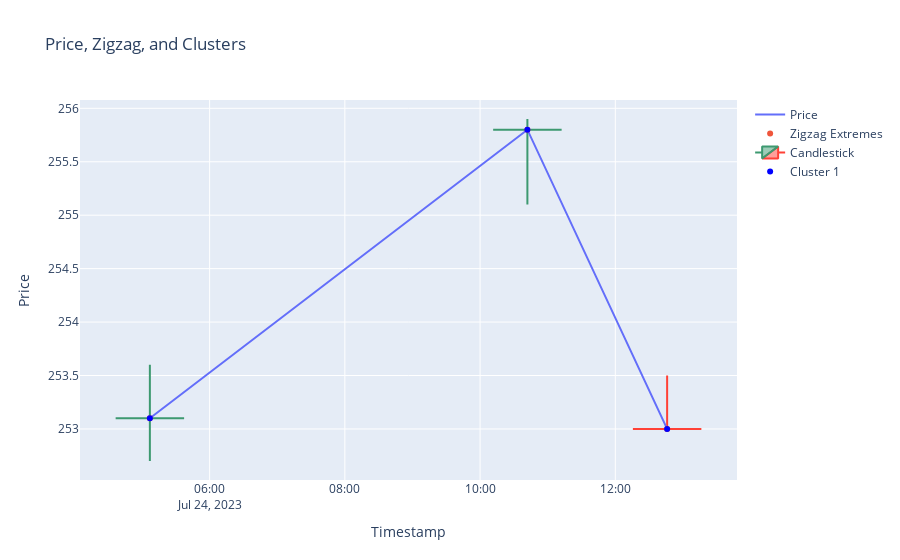

The cell this chart's notebook holds for it:
### Code cell
# Import libraries
import pandas as pd
import numpy as np
import talib
from hmmlearn import hmm
import matplotlib.pyplot as plt
from itertools import combinations
import plotly.graph_objects as go
from sklearn.metrics import silhouette_score

pd.options.plotting.backend = "plotly"
import sys


def zigzag(s, threshold=1.0):
    zz = pd.Series(index=s.index)
    last_zz = s.iloc[0]
    zz.iloc[0] = last_zz
    trend = None

    for i in range(1, len(s)):
        price = s.iloc[i]
        prev = last_zz
        move = price - prev
        pct_move = abs(move) / prev

        if pct_move >= threshold:
            if move > 0 and trend != 1:
                last_zz = price
                zz.iloc[i] = price
                trend = 1
            elif move < 0 and trend != -1:
                last_zz = price
                zz.iloc[i] = price
                trend = -1

    return zz


# Generate synthetic data
data = candles[["Unnamed: 0", "close", "high", "low"]].rename(
    columns={"Unnamed: 0": "timestamp", "close": "price"}
)
data["timestamp"] = data["timestamp"].str[:19]
data.set_index("timestamp", inplace=True)
data = data * 1000

# Calculate Parabolic SAR
data["sar"] = talib.SAR(
    data["price"].values, data["price"].values, acceleration=0.02, maximum=0.2
)

# Add zigzag indicator (simplified for example)
threshold = 1.0  # Define your own threshold
data["zigzag"] = zigzag(data["price"], threshold=0.01)


# Create features
data["sar_position"] = np.where(data["sar"] > data["price"], 1, -1)
data["sar_position_change"] = data["sar_position"].diff()
feature_list = ["sar_position_change"]  # Add more features if needed

# Drop NaN
data.dropna(inplace=True)

# Evaluate clustering with different features
best_score = -1
best_features = None

for feature_combo in combinations(feature_list, 1):  # Single feature for illustration
    features = data[list(feature_combo)].values.reshape(-1, 1)
    model = hmm.GaussianHMM(n_components=2, covariance_type="diag", n_iter=100)
    model.fit(features)
    hidden_states = model.predict(features)

    # Check if there are at least two unique hidden states
    if len(set(hidden_states)) < 2:
        print(
            f"Skipping feature set {feature_combo} due to insufficient unique hidden states."
        )
        continue

    try:
        score = silhouette_score(features, hidden_states)
        if score > best_score:
            best_score = score
            best_features = feature_combo
    except ValueError:
        print(
            f"Cannot calculate silhouette score for feature set {feature_combo}. Skipping."
        )

# Check if we found any suitable feature set for clustering
if best_features is None:
    print("No suitable feature set found for clustering. Exiting.")
    sys.exit()
print(best_features)
# Train the final model with best features
features = data[list(best_features)].values.reshape(-1, 1)
model = hmm.GaussianHMM(n_components=2, covariance_type="diag", n_iter=100)
model.fit(features)
data["hidden_state"] = model.predict(features)

# Create the figure
fig = go.Figure()

# Add Price Line
fig.add_trace(go.Scatter(x=data.index, y=data["price"], mode="lines", name="Price"))

# Add Zigzag points
fig.add_trace(
    go.Scatter(x=data.index, y=data["zigzag"], mode="markers", name="Zigzag Extremes")
)

# Add Candlestick
fig.add_trace(
    go.Candlestick(
        x=data.index,
        open=data["price"],
        high=data["high"],
        low=data["low"],
        close=data["price"],
        name="Candlestick",
    )
)

# Add cluster points
cluster_0 = data[data["hidden_state"] == 0]
cluster_1 = data[data["hidden_state"] == 1]

fig.add_trace(
    go.Scatter(
        x=cluster_0.index,
        y=cluster_0["price"],
        mode="markers",
        marker=dict(color="green"),
        name="Cluster 0",
    )
)
fig.add_trace(
    go.Scatter(
        x=cluster_1.index,
        y=cluster_1["price"],
        mode="markers",
        marker=dict(color="blue"),
        name="Cluster 1",
    )
)

# Customize layout
fig.update_layout(
    title="Price, Zigzag, and Clusters",
    xaxis_title="Timestamp",
    yaxis_title="Price",
    xaxis_rangeslider_visible=False,
)

fig.show()

print(f"Best feature set: {best_features}")
print(f"Best silhouette score: {best_score}")
# Initialize variables for trading simulation
initial_balance = 100000
balance = initial_balance
stock_quantity = 0
buy_price = 0
trade_log = []

# Simulate trading based on clustering results
for i in range(1, len(data)):
    if data["hidden_state"][i] != data["hidden_state"][i - 1]:
        if stock_quantity == 0:  # Buy
            stock_quantity = balance // data["price"][i]
            balance -= stock_quantity * data["price"][i]
            buy_price = data["price"][i]
            trade_log.append(f"Buy at {buy_price}, Balance: {balance}")

        else:  # Sell
            balance += stock_quantity * data["price"][i]
            stock_quantity = 0
            trade_log.append(f"Sell at {data['price'][i]}, Balance: {balance}")

# Calculate final portfolio value
final_portfolio_value = balance + stock_quantity * data["price"].iloc[-1]
print(
    f"Final Portfolio Value: {final_portfolio_value}, Total Trades: {len(trade_log)//2}"
)

# Trading log
""" for log in trade_log:
    print(log) """

### Figure 1 — Plotly figure (JSON) as saved in the notebook; plotly's stock layout.template omitted (floating-point values rounded to 4 significant figures)
{"data": [{"mode": "lines", "name": "Price", "type": "scatter", "x": ["2023-07-24 05:06:59", "2023-07-24 10:41:59", "2023-07-24 12:45:59"], "y": [253.1, 255.8, 253]}, {"mode": "markers", "name": "Zigzag Extremes", "type": "scatter", "x": ["2023-07-24 05:06:59", "2023-07-24 10:41:59", "2023-07-24 12:45:59"], "y": [253.1, 255.8, 253]}, {"close": [253.1, 255.8, 253], "high": [253.6, 255.9, 253.5], "low": [252.7, 255.1, 253], "name": "Candlestick", "open": [253.1, 255.8, 253], "type": "candlestick", "x": ["2023-07-24 05:06:59", "2023-07-24 10:41:59", "2023-07-24 12:45:59"]}, {"marker": {"color": "green"}, "mode": "markers", "name": "Cluster 0", "type": "scatter", "x": [], "y": []}, {"marker": {"color": "blue"}, "mode": "markers", "name": "Cluster 1", "type": "scatter", "x": ["2023-07-24 05:06:59", "2023-07-24 10:41:59", "2023-07-24 12:45:59"], "y": [253.1, 255.8, 253]}], "layout": {"title": {"text": "Price, Zigzag, and Clusters"}, "xaxis": {"rangeslider": {"visible": false}, "title": {"text": "Timestamp"}}, "yaxis": {"title": {"text": "Price"}}}}
